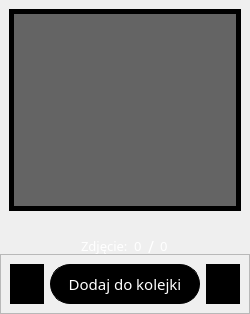
                  <widget class="QFrame" name="FramePreviewImage">
                   <property name="sizePolicy">
                    <sizepolicy hsizetype="Minimum" vsizetype="Expanding">
                     <horstretch>0</horstretch>
                     <verstretch>0</verstretch>
                    </sizepolicy>
                   </property>
                   <property name="minimumSize">
                    <size>
                     <width>100</width>
                     <height>300</height>
                    </size>
                   </property>
                   <property name="frameShape">
                    <enum>QFrame::NoFrame</enum>
                   </property>
                   <property name="frameShadow">
                    <enum>QFrame::Raised</enum>
                   </property>
                   <layout class="QVBoxLayout" name="verticalLayout_7">
                    <property name="spacing">
                     <number>0</number>
                    </property>
                    <property name="leftMargin">
                     <number>0</number>
                    </property>
                    <property name="topMargin">
                     <number>0</number>
                    </property>
                    <property name="rightMargin">
                     <number>0</number>
                    </property>
                    <property name="bottomMargin">
                     <number>0</number>
                    </property>
                    <item>
                     <widget class="QFrame" name="frame_9">
                      <property name="sizePolicy">
                       <sizepolicy hsizetype="Expanding" vsizetype="Expanding">
                        <horstretch>0</horstretch>
                        <verstretch>0</verstretch>
                       </sizepolicy>
                      </property>
                      <property name="minimumSize">
                       <size>
                        <width>0</width>
                        <height>220</height>
                       </size>
                      </property>
                      <property name="frameShape">
                       <enum>QFrame::NoFrame</enum>
                      </property>
                      <property name="frameShadow">
                       <enum>QFrame::Raised</enum>
                      </property>
                      <layout class="QHBoxLayout" name="horizontalLayout_4">
                       <item>
                        <widget class="QLabel" name="previewImage">
                         <property name="sizePolicy">
                          <sizepolicy hsizetype="Expanding" vsizetype="Expanding">
                           <horstretch>0</horstretch>
                           <verstretch>0</verstretch>
                          </sizepolicy>
                         </property>
                         <property name="minimumSize">
                          <size>
                           <width>100</width>
                           <height>190</height>
                          </size>
                         </property>
                         <property name="maximumSize">
                          <size>
                           <width>1000</width>
                           <height>700</height>
                          </size>
                         </property>
                         <property name="styleSheet">
                          <string notr="true">background-color: rgb(100, 100, 100);
border-color: rgb(0, 0, 0);
border: 5px solid;</string>
                         </property>
                         <property name="text">
                          <string/>
                         </property>
                         <property name="pixmap">
                          <pixmap>Icons/128x128 Preview.png</pixmap>
                         </property>
                         <property name="scaledContents">
                          <bool>false</bool>
                         </property>
                         <property name="alignment">
                          <set>Qt::AlignCenter</set>
                         </property>
                         <property name="margin">
                          <number>0</number>
                         </property>
                        </widget>
                       </item>
                      </layout>
                     </widget>
                    </item>
                    <item alignment="Qt::AlignHCenter">
                     <widget class="QFrame" name="frame_8">
                      <property name="sizePolicy">
                       <sizepolicy hsizetype="Preferred" vsizetype="Minimum">
                        <horstretch>0</horstretch>
                        <verstretch>0</verstretch>
                       </sizepolicy>
                      </property>
                      <property name="minimumSize">
                       <size>
                        <width>0</width>
                        <height>34</height>
                       </size>
                      </property>
                      <property name="maximumSize">
                       <size>
                        <width>16777215</width>
                        <height>15</height>
                       </size>
                      </property>
                      <property name="frameShape">
                       <enum>QFrame::NoFrame</enum>
                      </property>
                      <property name="frameShadow">
                       <enum>QFrame::Raised</enum>
                      </property>
                      <layout class="QHBoxLayout" name="horizontalLayout_13">
                       <item>
                        <widget class="QLabel" name="label_3">
                         <property name="maximumSize">
                          <size>
                           <width>50</width>
                           <height>16777215</height>
                          </size>
                         </property>
                         <property name="font">
                          <font>
                           <family>Impact</family>
                           <pointsize>10</pointsize>
                          </font>
                         </property>
                         <property name="styleSheet">
                          <string notr="true">color: rgb(255, 255, 255);</string>
                         </property>
                         <property name="text">
                          <string>Zdjęcie:</string>
                         </property>
                        </widget>
                       </item>
                       <item>
                        <widget class="QLabel" name="labelCurrentImageNumber">
                         <property name="sizePolicy">
                          <sizepolicy hsizetype="Minimum" vsizetype="Preferred">
                           <horstretch>0</horstretch>
                           <verstretch>0</verstretch>
                          </sizepolicy>
                         </property>
                         <property name="font">
                          <font>
                           <family>Impact</family>
                           <pointsize>10</pointsize>
                          </font>
                         </property>
                         <property name="styleSheet">
                          <string notr="true">color: rgb(255, 255, 255);</string>
                         </property>
                         <property name="text">
                          <string>0</string>
                         </property>
                        </widget>
                       </item>
                       <item>
                        <widget class="QLabel" name="label_6">
                         <property name="sizePolicy">
                          <sizepolicy hsizetype="Minimum" vsizetype="Preferred">
                           <horstretch>0</horstretch>
                           <verstretch>0</verstretch>
                          </sizepolicy>
                         </property>
                         <property name="font">
                          <font>
                           <family>Impact</family>
                           <pointsize>12</pointsize>
                          </font>
                         </property>
                         <property name="styleSheet">
                          <string notr="true">color: rgb(255, 255, 255);</string>
                         </property>
                         <property name="text">
                          <string>/</string>
                         </property>
                        </widget>
                       </item>
                       <item>
                        <widget class="QLabel" name="labelAllImageCountImage">
                         <property name="sizePolicy">
                          <sizepolicy hsizetype="Minimum" vsizetype="Preferred">
                           <horstretch>0</horstretch>
                           <verstretch>0</verstretch>
                          </sizepolicy>
                         </property>
                         <property name="font">
                          <font>
                           <family>Impact</family>
                           <pointsize>10</pointsize>
                          </font>
                         </property>
                         <property name="styleSheet">
                          <string notr="true">color: rgb(255, 255, 255);</string>
                         </property>
                         <property name="text">
                          <string>0</string>
                         </property>
                        </widget>
                       </item>
                      </layout>
                     </widget>
                    </item>
                    <item>
                     <widget class="QFrame" name="frame_7">
                      <property name="sizePolicy">
                       <sizepolicy hsizetype="Expanding" vsizetype="Minimum">
                        <horstretch>0</horstretch>
                        <verstretch>0</verstretch>
                       </sizepolicy>
                      </property>
                      <property name="minimumSize">
                       <size>
                        <width>0</width>
                        <height>60</height>
                       </size>
                      </property>
                      <property name="maximumSize">
                       <size>
                        <width>16777215</width>
                        <height>60</height>
                       </size>
                      </property>
                      <property name="frameShape">
                       <enum>QFrame::StyledPanel</enum>
                      </property>
                      <property name="frameShadow">
                       <enum>QFrame::Raised</enum>
                      </property>
                      <layout class="QHBoxLayout" name="horizontalLayout_14">
                       <item>
                        <widget class="QPushButton" name="btnPreviewLeftImage">
                         <property name="sizePolicy">
                          <sizepolicy hsizetype="Expanding" vsizetype="Expanding">
                           <horstretch>0</horstretch>
                           <verstretch>0</verstretch>
                          </sizepolicy>
                         </property>
                         <property name="minimumSize">
                          <size>
                           <width>0</width>
                           <height>30</height>
                          </size>
                         </property>
                         <property name="maximumSize">
                          <size>
                           <width>16777215</width>
                           <height>50</height>
                          </size>
                         </property>
                         <property name="font">
                          <font>
                           <weight>75</weight>
                           <bold>true</bold>
                           <kerning>true</kerning>
                          </font>
                         </property>
                         <property name="contextMenuPolicy">
                          <enum>Qt::DefaultContextMenu</enum>
                         </property>
                         <property name="autoFillBackground">
                          <bool>false</bool>
                         </property>
                         <property name="styleSheet">
                          <string notr="true">QPushButton{
	color: rgb(255, 255, 255);
	background-color: rgb(0, 0, 0);
	border: 0px solid;
 border-style: solid;
 border-width:1px;
 border-radius:20px;


}
QPushButton:hover{
background-color: rgb(85, 170, 255);
}</string>
                         </property>
                         <property name="text">
                          <string/>
                         </property>
                         <property name="icon">
                          <iconset>
                           <normaloff>Icons/bold-arrow-left.png</normaloff>Icons/bold-arrow-left.png</iconset>
                         </property>
                         <property name="iconSize">
                          <size>
                           <width>30</width>
                           <height>30</height>
                          </size>
                         </property>
                         <property name="autoRepeat">
                          <bool>false</bool>
                         </property>
                        </widget>
                       </item>
                       <item>
                        <widget class="QPushButton" name="btnAddToQueueImage">
                         <property name="sizePolicy">
                          <sizepolicy hsizetype="Expanding" vsizetype="Expanding">
                           <horstretch>0</horstretch>
                           <verstretch>0</verstretch>
                          </sizepolicy>
                         </property>
                         <property name="minimumSize">
                          <size>
                           <width>150</width>
                           <height>30</height>
                          </size>
                         </property>
                         <property name="maximumSize">
                          <size>
                           <width>16777215</width>
                           <height>50</height>
                          </size>
                         </property>
                         <property name="font">
                          <font>
                           <family>Impact</family>
                           <pointsize>11</pointsize>
                           <weight>50</weight>
                           <bold>false</bold>
                           <kerning>true</kerning>
                          </font>
                         </property>
                         <property name="contextMenuPolicy">
                          <enum>Qt::DefaultContextMenu</enum>
                         </property>
                         <property name="autoFillBackground">
                          <bool>false</bool>
                         </property>
                         <property name="styleSheet">
                          <string notr="true">QPushButton{
	color: rgb(255, 255, 255);
	background-color: rgb(0, 0, 0);
	border: 0px solid;
 border-style: solid;
 border-width:1px;
 border-radius:20px;


}
QPushButton:hover{
background-color: rgb(85, 170, 255);
}</string>
                         </property>
                         <property name="text">
                          <string>Dodaj do kolejki</string>
                         </property>
                         <property name="iconSize">
                          <size>
                           <width>30</width>
                           <height>30</height>
                          </size>
                         </property>
                         <property name="autoRepeat">
                          <bool>false</bool>
                         </property>
                        </widget>
                       </item>
                       <item>
                        <widget class="QPushButton" name="btnPreviewRightImage">
                         <property name="sizePolicy">
                          <sizepolicy hsizetype="Expanding" vsizetype="Expanding">
                           <horstretch>0</horstretch>
                           <verstretch>0</verstretch>
                          </sizepolicy>
                         </property>
                         <property name="minimumSize">
                          <size>
                           <width>0</width>
                           <height>30</height>
                          </size>
                         </property>
                         <property name="maximumSize">
                          <size>
                           <width>16777215</width>
                           <height>50</height>
                          </size>
                         </property>
                         <property name="font">
                          <font>
                           <weight>75</weight>
                           <bold>true</bold>
                           <kerning>true</kerning>
                          </font>
                         </property>
                         <property name="contextMenuPolicy">
                          <enum>Qt::DefaultContextMenu</enum>
                         </property>
                         <property name="autoFillBackground">
                          <bool>false</bool>
                         </property>
                         <property name="styleSheet">
                          <string notr="true">QPushButton{
	color: rgb(255, 255, 255);
	background-color: rgb(0, 0, 0);
	border: 0px solid;
 border-style: solid;
 border-width:1px;
 border-radius:20px;


}
QPushButton:hover{
background-color: rgb(85, 170, 255);
}</string>
                         </property>
                         <property name="text">
                          <string/>
                         </property>
                         <property name="icon">
                          <iconset>
                           <normaloff>Icons/bold-arrow-right.png</normaloff>Icons/bold-arrow-right.png</iconset>
                         </property>
                         <property name="iconSize">
                          <size>
                           <width>30</width>
                           <height>30</height>
                          </size>
                         </property>
                         <property name="autoRepeat">
                          <bool>false</bool>
                         </property>
                        </widget>
                       </item>
                      </layout>
                     </widget>
                    </item>
                   </layout>
                   <zorder>frame_7</zorder>
                   <zorder>frame_9</zorder>
                   <zorder>frame_8</zorder>
                  </widget>
